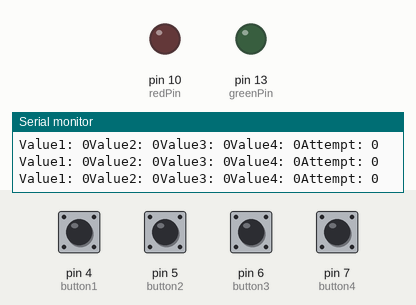
The sketch below on a simulated Arduino Uno, built with avr-gcc and run on an emulated ATmega328P. Parts: output pins drawn as LEDs (lit = HIGH), the last lines printed to the serial monitor. Dashed ring = blinking. The test bench sets the inputs (shaded band); at power-on: pin 4 (button1), pin 5 (button2), pin 6 (button3), pin 7 (button4) LOW.

Above: at 1.2 s.
1.3 s: pin 5 (button2) pulled HIGH for 1 s
At 1.7 s:
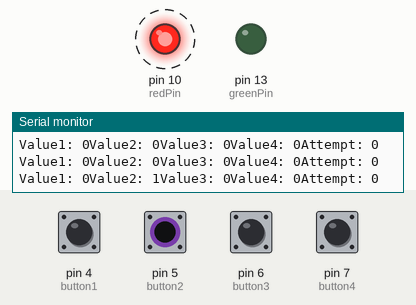
6.9 s: pin 6 (button3) pulled HIGH for 0.15 s
At 7.3 s:
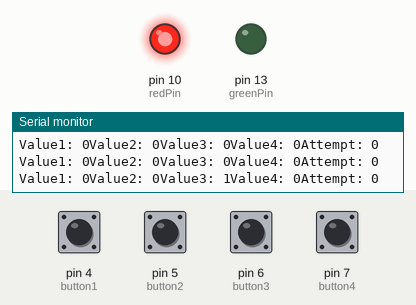
10.0 s: pin 7 (button4) pulled HIGH for 0.15 s
At 11.6 s:
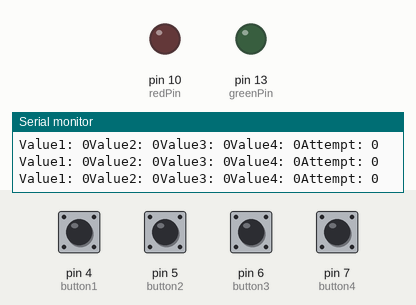
13.1 s: pin 4 (button1) pulled HIGH for 1 s
At 13.7 s:
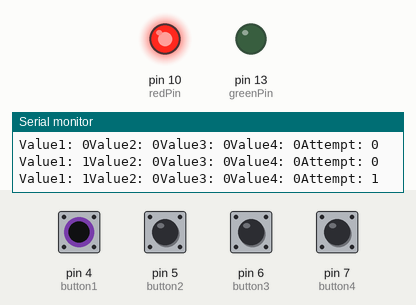
Timing chart, 0 to 16.1 s (numbered marks = the images above; inputs shaded):
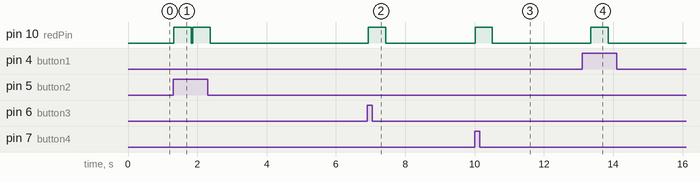

The sketch:

combLock.ino
```cpp
// and is && and || is or
int attempt = 0;
int value1 = LOW;
int value2 = LOW;
int value3 = LOW;
int value4 = LOW;
const int redPin = 10;
const int greenPin = 13;
const int button1 = 4;
const int button2 = 5;
const int button3 = 6;
const int button4 = 7;
const int combination = 6;
void setup() {
  // put your setup code here, to run once:
  Serial.begin(9600);
  pinMode(10, OUTPUT);
  pinMode(13, OUTPUT);
  pinMode(4, INPUT);
  pinMode(5, INPUT);
  pinMode(6, INPUT);
  pinMode(7, INPUT);
  digitalWrite(10 , LOW);
  digitalWrite(13 , LOW);
}

void loop() {
  // put your main code here, to run repeatedly:
  value1 = digitalRead(button1);
  value2 = digitalRead(button2);
  value3 = digitalRead(button3);
  value4 = digitalRead(button4);
  Serial.print("Value1: "); Serial.print(value1);
  Serial.print("Value2: "); Serial.print(value2);
  Serial.print("Value3: "); Serial.print(value3);
  Serial.print("Value4: "); Serial.print(value4);
  Serial.print("Attempt: "); Serial.println(attempt);
  if (attempt == 0 && value1 == HIGH) {
    attempt++;
    delay(150);
  }
  else if (attempt == 1 && value2 == HIGH) {
    attempt++;
    delay(150);
  }
  else if (attempt == 2 && value1 == HIGH) {
    attempt++;
    delay(150);
  }
  else if (attempt == 3 && value3 == HIGH) {
    attempt++;
    delay(150);
  }
  else if (attempt == 4 && value4 == HIGH) {
    attempt++;
    delay(150);
  }
  else if (attempt == 5 && value2 == HIGH) {
    attempt++;
    delay(150);
  }
  else if (value1 == HIGH || value2 == HIGH || value3 == HIGH || value4 == HIGH) {
    attempt = 0;
    digitalWrite(redPin, HIGH);
    delay(500);
    digitalWrite(redPin, LOW);
  }

  if (attempt == combination) {
    digitalWrite(greenPin, HIGH);
    delay(1000);
    digitalWrite(greenPin, LOW);
    attempt = 0;
    delay(100);
    }

  delay(50);
}
```

Measured:
- after the input at 1.3 s, pin 10 (redPin): alternates HIGH for 0.50 s and LOW for 0.05 s, 4 changes in all, then stays LOW, starting at once
- after the input at 6.9 s, pin 10 (redPin): LOW → HIGH at once, → LOW 0.50 s later
- after the input at 10.0 s, pin 10 (redPin): LOW → HIGH at once, → LOW 0.50 s later
- after the input at 13.1 s, pin 10 (redPin): LOW → HIGH after 0.25 s, → LOW 0.50 s later
